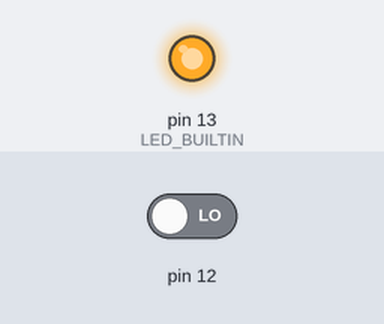
Bench run of a sketch on a simulated Arduino Uno, built with avr-gcc and run on an emulated ATmega328P. Shown: output pins drawn as LEDs (lit = HIGH). The inputs (shaded band) are chosen by the test bench; at power-on: pin 12 LOW.

Above: at 1.2 s.
1.3 s: pin 12 driven HIGH
At 2.1 s:
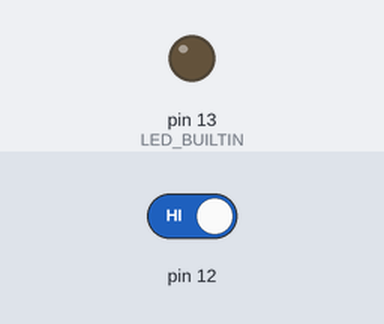
2.8 s: pin 12 driven LOW
At 3.3 s:
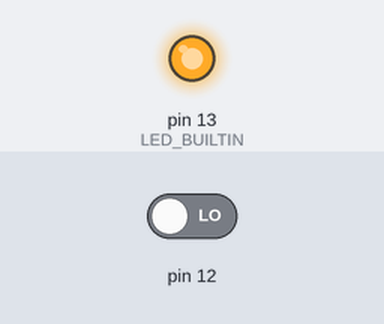
Timing chart, 0 to 5.8 s (numbered marks = the images above; inputs shaded):
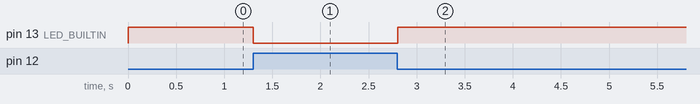

Measured:
- after the input at 1.3 s, pin 13 (LED_BUILTIN): HIGH → LOW at once
- after the input at 2.8 s, pin 13 (LED_BUILTIN): LOW → HIGH at once

The sketch:

Detector_de_movimento_e_LED.ino
```cpp
// C++ code
//
int EstadoSensor = 0;

void setup()
{
  pinMode(12, INPUT);
  pinMode(LED_BUILTIN, OUTPUT);
}

void loop()
{
  EstadoSensor = digitalRead(12);
  if (EstadoSensor < HIGH) {
    digitalWrite(LED_BUILTIN, HIGH);
  } else {
    digitalWrite(LED_BUILTIN, LOW);
  }
  delay(10); // Wait for 10 millisecond(s)
}
```
